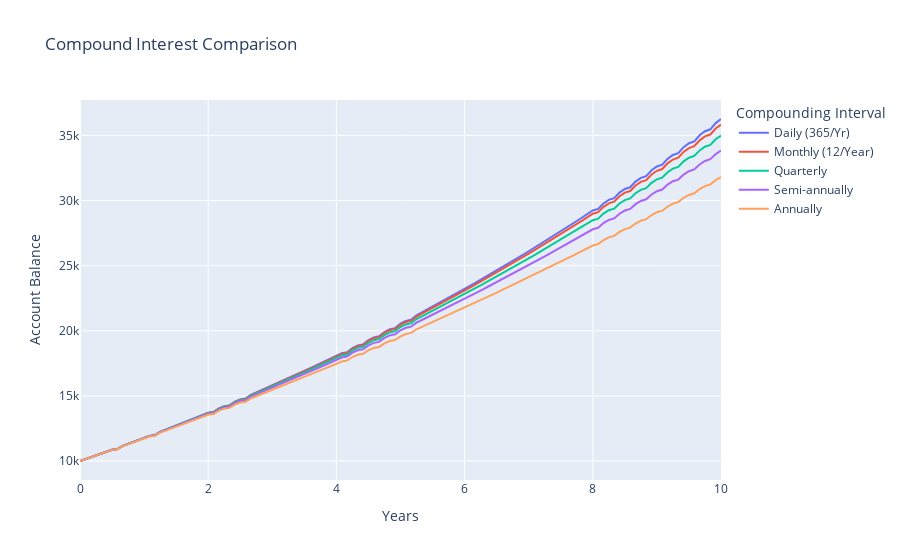

Source (notebook cell):
### Code cell
import numpy as np
import pandas as pd
import plotly.graph_objects as go
from typing import List, Tuple

def compound_interest(principal: float, rate: float, time: float, n: int, additions: float, addition_frequency: int) -> Tuple[float, float, float]:
    total_deposits = principal + additions * addition_frequency * time
    amount = principal * (1 + rate/n)**(n*time)
    for i in range(int(time * addition_frequency)):
        amount += additions * (1 + rate/n)**(n*time - i/addition_frequency)
    interest_earned = amount - total_deposits
    return amount, total_deposits, interest_earned

def inflation_adjusted_value(future_value: float, inflation_rate: float, time: float) -> float:
    return future_value / (1 + inflation_rate)**time

def calculate_compound_interest(initial_balance: float, annual_rate: float, years: float, 
                                addition: float, addition_frequency: int, inflation_rate: float) -> pd.DataFrame:
    compounding_intervals = {
        'Daily (360/Yr)': 360,
        'Daily (365/Yr)': 365,
        'Monthly (12/Year)': 12,
        'Quarterly': 4,
        'Semi-annually': 2,
        'Annually': 1
    }
    
    results = []
    for interval, n in compounding_intervals.items():
        future_value, total_deposits, interest_earned = compound_interest(initial_balance, annual_rate, years, n, addition, addition_frequency)
        inflation_adjusted = inflation_adjusted_value(future_value, inflation_rate, years)
        results.append({
            'Compounding Interval': interval,
            'Future Value': future_value,
            'Future Value (Inflation Adjusted)': inflation_adjusted,
            'Total Deposits': total_deposits,
            'Interest Earned': interest_earned
        })
    
    return pd.DataFrame(results)

def plot_compound_interest(initial_balance: float, annual_rate: float, years: float, 
                           addition: float, addition_frequency: int) -> go.Figure:
    compounding_intervals = {
        'Daily (365/Yr)': 365,
        'Monthly (12/Year)': 12,
        'Quarterly': 4,
        'Semi-annually': 2,
        'Annually': 1
    }
    
    fig = go.Figure()
    
    for interval, n in compounding_intervals.items():
        x = np.linspace(0, years, int(years * 12) + 1)
        y = [compound_interest(initial_balance, annual_rate, t, n, addition, addition_frequency)[0] for t in x]
        fig.add_trace(go.Scatter(x=x, y=y, mode='lines', name=interval))
    
    fig.update_layout(
        title='Compound Interest Comparison',
        xaxis_title='Years',
        yaxis_title='Account Balance',
        legend_title='Compounding Interval'
    )
    
    return fig

# Example usage
initial_balance = 10000
annual_rate = 0.05
years = 10
addition = 100
addition_frequency = 12  # monthly
inflation_rate = 0.02

# Calculate and display the comparison table
df = calculate_compound_interest(initial_balance, annual_rate, years, addition, addition_frequency, inflation_rate)
print(df.to_string(index=False))

# Plot the compound interest comparison
fig = plot_compound_interest(initial_balance, annual_rate, years, addition, addition_frequency)
fig.show()
